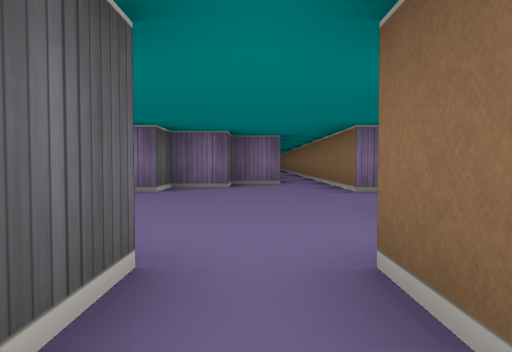
view 1 (above)

14 first-person views from a walk through a cub3D maze. The camera is about half as high as the walls, tilts 2° down and sees 70° across. The floor is counted in squares. Each view is taken from the middle of a square. On the plan, view 1 faces up. The plan holds only what a view shows up to about 9 squares ahead; the rest is blank. The place goes on beyond the plan.

view 2
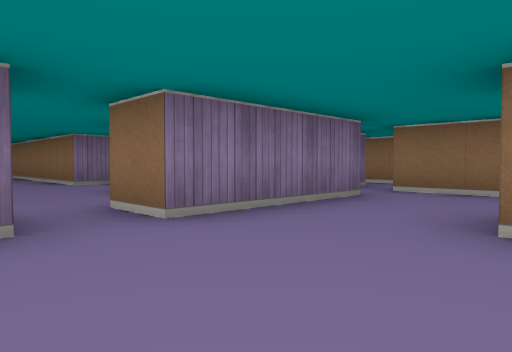

view 3
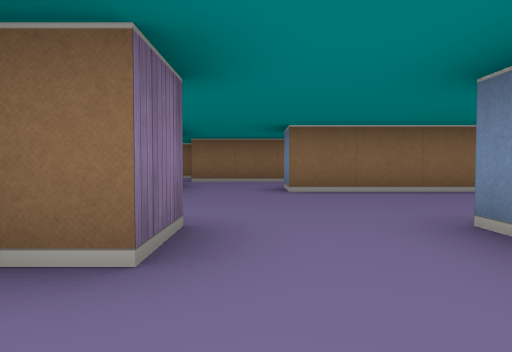

view 4
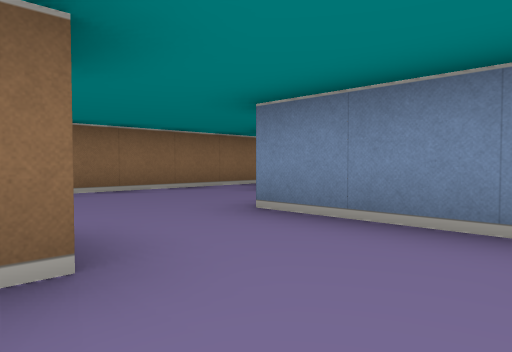

view 5
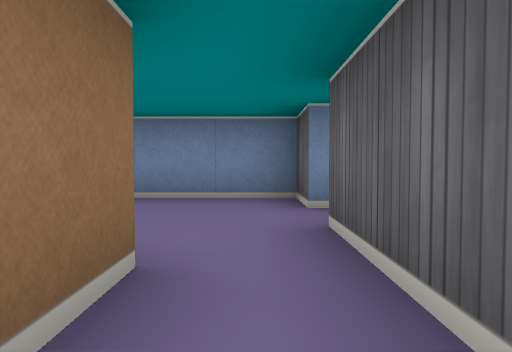

view 6
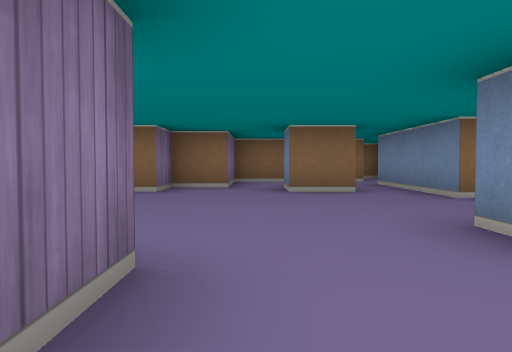

view 7
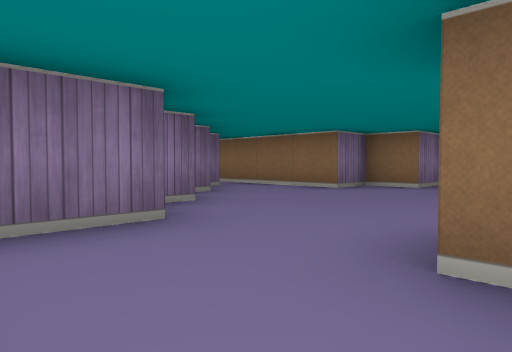

view 8
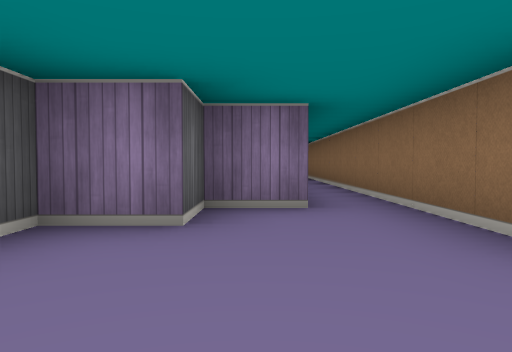

view 9
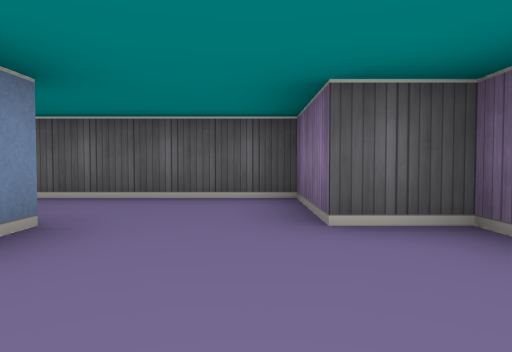

view 10
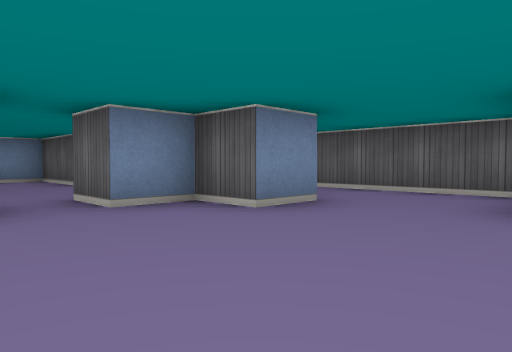

view 11
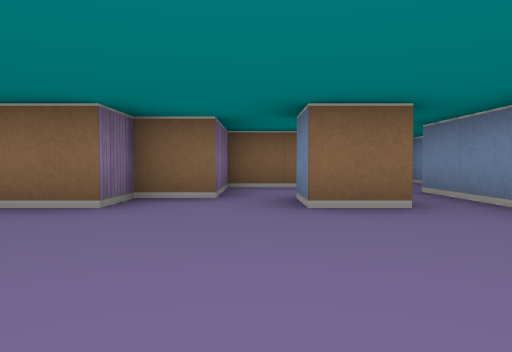

view 12
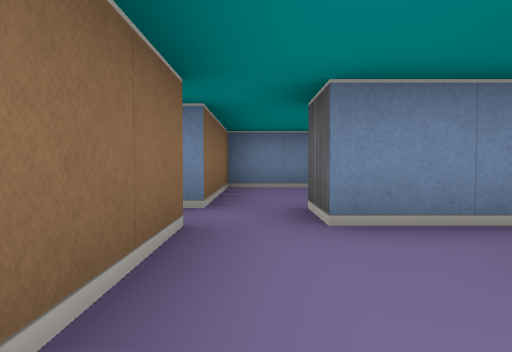

view 13
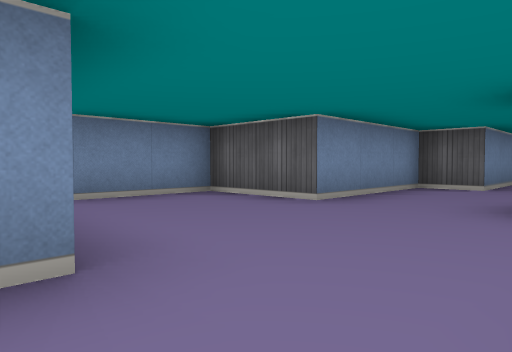

view 14
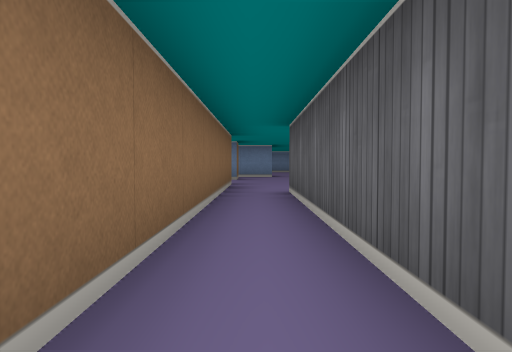

### Floor plan
Points are (right, up) in squares from view 1. A wall is a line through its corners. A room is listed if a view was taken in it or the views show most of it. See-through windows are left out.
Room 1 (views 1, 2, 3, 4, 13)
walls: (-1.5, -0.5) (-2.5, -0.5) (-2.5, 0.1); (-0.5, 1.5) (-0.5, 0.5); (3, -2.5) (4.5, -2.5) (4.5, 0.5) (6.2, 0.5); (-3.5, 0.5) (-3.5, 1.4); (1.5, -4.5) (1.5, -1.5) (2.5, -1.5); (3.5, 1.5) (3.5, 0.5) (0.5, 0.5) (0.5, 1.5); (-4.5, -1.5) (-4.5, -2.5) (-1.5, -2.5) (-1.5, -4.5) (0.5, -4.5); (-4.5, 1.5) (-4.5, -0.5)
ways out: opening at (-4, 1) to room 2; opening at (0, 1) to room 2; opening at (4, 1) to room 2; opening at (-5, -1); opening at (1, -4); opening at (5, 1)
Room 2 (views 5, 6, 7, 8, 9, 10, 11, 12, 14)
walls: (0.5, 12.4) (0.5, 7.5) (-0.5, 7.5) (-0.5, 6.5) (-1.5, 6.5) (-1.5, 5.5) (-2.5, 5.5) (-2.5, 4.5) (-4.5, 4.5) (-4.5, 1.5); (1.5, 2.4) (1.5, 3.5) (2.5, 3.5); (-2.5, 2.5) (-1.5, 2.5) (-1.5, 1.5) (-0.5, 1.5); (0.5, 1.5) (3.5, 1.5); (4.5, 1.4) (4.5, 4.5) (2.5, 4.5) (2.5, 5.5) (1.5, 5.5) (1.5, 13)
ways out: opening at (-4, 1) to room 1; opening at (0, 1) to room 1; opening at (4, 1) to room 1

Positions as (right, up) in squares from view 1, and headings:
1: (0, 0), facing up
2: (-1, -2), facing up-right
3: (-4, -1), facing right
4: (-4, 0), facing down-right
5: (-4, 2), facing down
6: (-4, 4), facing right
7: (-4, 2), facing up-right
8: (0, 4), facing up
9: (0, 4), facing left
10: (1, 5), facing down-left
11: (-2, 4), facing right
12: (4, 4), facing down
13: (2, 0), facing down-left
14: (1, 13), facing down
